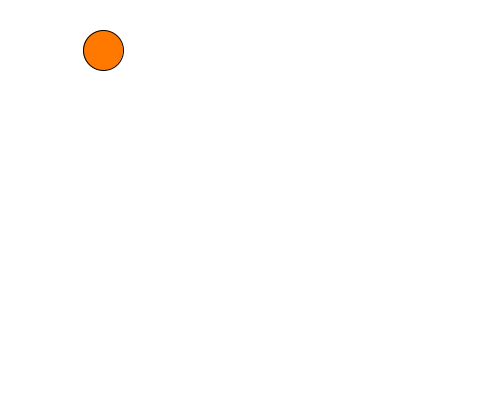
Frame 1 (no input)
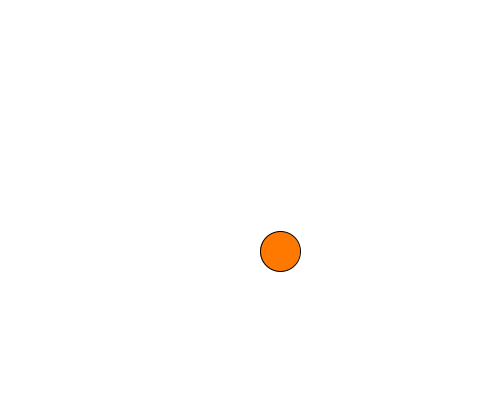
Frame 60 (the mouse pressed at the canvas centre just before this capture)
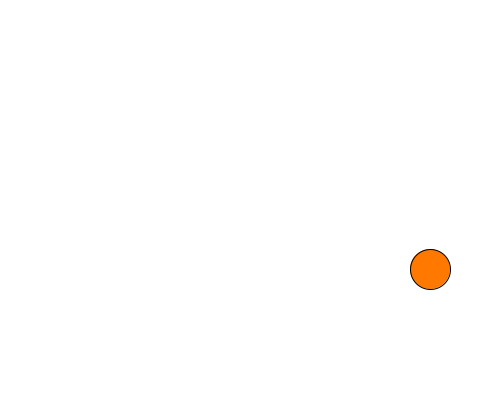
Frame 120 (the mouse held since frame 60 and released just before this capture)

The Processing sketch that drew these frames (run headless with seeded random() and noise(); from frame 60 on, the mouse is pressed at the canvas centre):

// Processing sketch: L07_Vidskok
// ── L07_Vidskok.pde
// Урок 7. М'яч відскакує від стінок і падає під дією гравітації

float x = 100, y = 50;
float xSpeed = 3, ySpeed = 0;
float gravity = 0.3;
float d = 40;

void setup() {
  size(500, 400);
}

void draw() {
  background(255);

  ySpeed += gravity;     // гравітація збільшує швидкість падіння
  x += xSpeed;
  y += ySpeed;

  // відскок від бічних стінок
  if (x > width - d/2 || x < d/2) {
    xSpeed *= -1;
  }
  // відскок від підлоги з втратою енергії
  if (y > height - d/2) {
    y = height - d/2;
    ySpeed *= -0.85;
  }

  fill(255, 120, 0);
  ellipse(x, y, d, d);
}

// Клацання — підкинути м'яч заново
void mousePressed() {
  x = mouseX;
  y = mouseY;
  ySpeed = -8;
}
